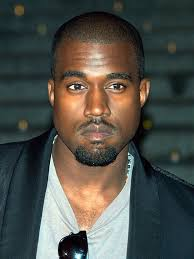
#> input picture my-image.jpg, 194 x 259 px
$ python main.py
#> lines starting #> are read from the running program, lines starting #| are printed output that depends on the picture
from PIL import Image


def asciiConvert(image, type, saveas, scale):
#> called with image = 'my-image.jpg', type = 'jpg', saveas = 'ascii-art.txt', scale = '3'
    scale = int(scale)

    # open and get image size
    img = Image.open(image)
#> img is the input picture: PIL image 194x259 RGB; mean R, G, B 78.8, 79.6, 73.5
    w, h = img.size
#> w = 194; h = 259

    # downscale image
    img.resize((w // scale, h // scale)).save("resized.%s" % type)
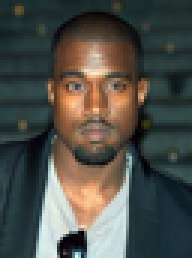
#> saved as resized.jpg: PIL image 64x86 RGB (shown 3 times larger); mean R, G, B 78.8, 79.6, 73.5

    img = Image.open("resized.%s" % type)
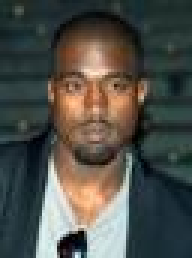
#> img: PIL image 64x86 RGB (shown 3 times larger); mean R, G, B 79, 79.6, 73.5
    w, h = img.size
#> w = 64; h = 86

    grid = []
    for i in range(h):
        grid.append(["X"] * w)

    pix = img.load()

    for y in range(h):
        for x in range(w):
            if sum(pix[x, y]) == 0:
                grid[y][x] = "#"
            elif sum(pix[x, y]) in range(1, 100):
                grid[y][x] = "X"
            elif sum(pix[x, y]) in range(100, 200):
                grid[y][x] = "%"
            elif sum(pix[x, y]) in range(200, 300):
                grid[y][x] = "&"
            elif sum(pix[x, y]) in range(300, 400):
                grid[y][x] = "*"
            elif sum(pix[x, y]) in range(400, 500):
                grid[y][x] = "+"
            elif sum(pix[x, y]) in range(500, 600):
                grid[y][x] = "/"
            elif sum(pix[x, y]) in range(600, 700):
                grid[y][x] = "("
            elif sum(pix[x, y]) in range(700, 800):
                grid[y][x] = "'"
            else:
                grid[y][x] = " "

    art = open(saveas, "w")

    for row in grid:
        art.write("".join(row) + "\n")

    art.close()


if __name__ == '__main__':
    asciiConvert("my-image.jpg", "jpg", "ascii-art.txt", "3")
